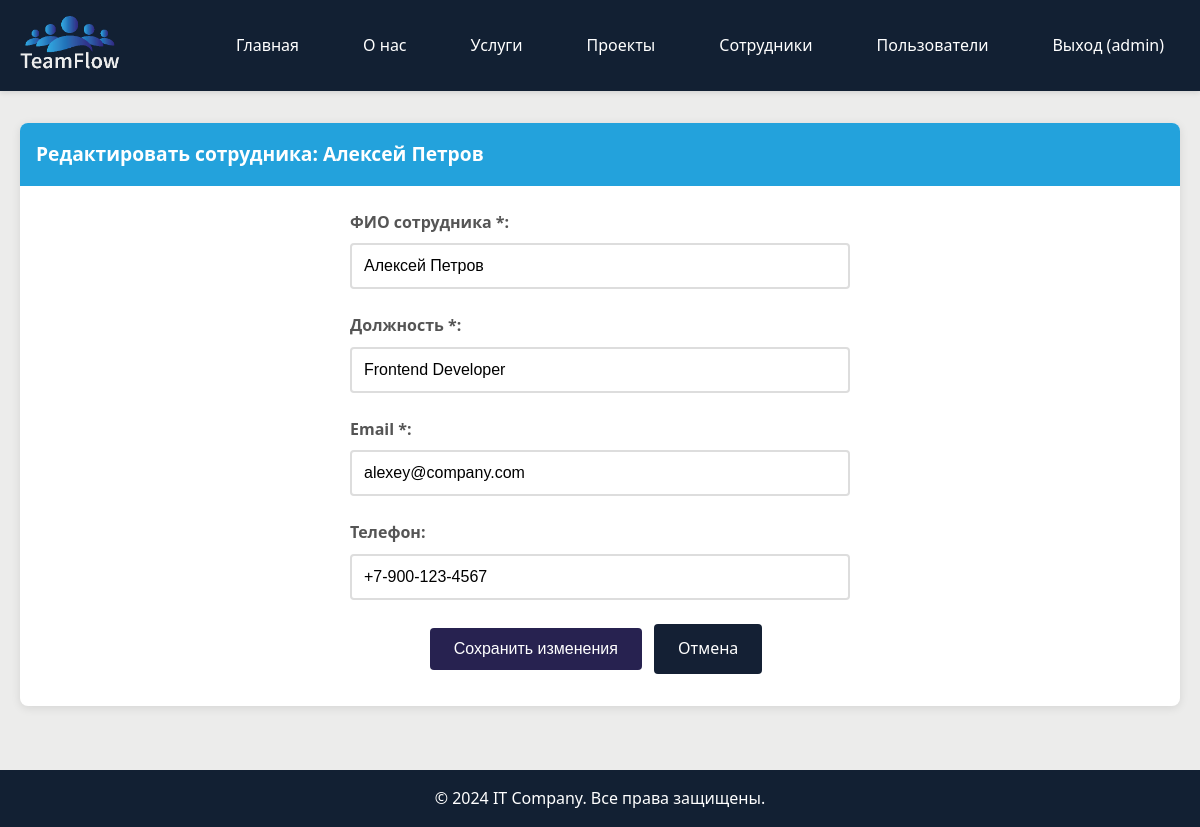
/edit_employee.php?id=1 (signed in), run on the app's committed database.
### tables this page shows
CREATE TABLE employees (
    id INT AUTO_INCREMENT PRIMARY KEY,
    user_id INT NOT NULL,
    name VARCHAR(100) NOT NULL,
    position VARCHAR(100) NOT NULL,
    email VARCHAR(100) NOT NULL,
    phone VARCHAR(20),
    created_at TIMESTAMP DEFAULT CURRENT_TIMESTAMP,
    FOREIGN KEY (user_id) REFERENCES users(id) ON DELETE CASCADE
);

### config.php (called while the page is built, shortened)
<?php
function isAdmin() {
    return isset($_SESSION['role']) && $_SESSION['role'] === 'admin';
}
function escape($string) {
    return htmlspecialchars($string, ENT_QUOTES, 'UTF-8');
}
?>

### edit_employee.php (the view, shortened to what this page needs)
<?php
require_once 'config.php';
$employee_id = (int)($_GET['id'] ?? 0);
if (isAdmin()) {
    $stmt = $pdo->prepare("SELECT * FROM employees WHERE id = ?");
    $stmt->execute([$employee_id]);
} else {
    $stmt = $pdo->prepare("SELECT * FROM employees WHERE id = ? AND user_id = ?");
    $stmt->execute([$employee_id, $_SESSION['user_id']]);
}
$employee = $stmt->fetch();
?>
<!DOCTYPE html>
<html lang="ru">
<head>
    <link rel="stylesheet" href="styles.css">
</head>
<body>
    <header class="header">
        <div class="container">
            <div class="header__container">
                <img src="logo.png" width="100" height="auto" alt="Логотип сайта">
                <nav class="header__nav">
                    <a href="index.php" class="header__link">Главная</a>
                    <a href="about.php" class="header__link">О нас</a>
                    <a href="services.php" class="header__link">Услуги</a>
                    <a href="projects.php" class="header__link">Проекты</a>
                    <a href="employees.php" class="header__link">Сотрудники</a>
                    <?php if (isAdmin()): ?>
                        <a href="admin_users.php" class="header__link">Пользователи</a>
                    <?php endif; ?>
                    <a href="logout.php" class="header__link">Выход (<?php echo escape($_SESSION['username']); ?>)</a>
                </nav>
            </div>
        </div>
    </header>
    <main class="main">
        <div class="container">
            <div class="card">
                <div class="card__header">
                    Редактировать сотрудника: <?php echo escape($employee['name']); ?>
                </div>
                <div class="card__body">
                    <form method="POST" class="form">
                        <div class="form__group">
                            <label for="name" class="form__label">ФИО сотрудника *:</label>
                            <input type="text" id="name" name="name" class="form__input"
                                   value="<?php echo escape($_POST['name'] ?? $employee['name']); ?>" required>
                        </div>
                        <div class="form__group">
                            <label for="position" class="form__label">Должность *:</label>
                            <input type="text" id="position" name="position" class="form__input"
                                   value="<?php echo escape($_POST['position'] ?? $employee['position']); ?>" required>
                        </div>
                        <div class="form__group">
                            <label for="email" class="form__label">Email *:</label>
                            <input type="email" id="email" name="email" class="form__input"
                                   value="<?php echo escape($_POST['email'] ?? $employee['email']); ?>" required>
                        </div>
                        <div class="form__group">
                            <label for="phone" class="form__label">Телефон:</label>
                            <input type="tel" id="phone" name="phone" class="form__input"
                                   value="<?php echo escape($_POST['phone'] ?? $employee['phone']); ?>"
                                   placeholder="+7-XXX-XXX-XXXX">
                        </div>
                        <div class="text-center">
                            <button type="submit" class="btn btn--success">Сохранить изменения</button>
                            <a href="employees.php" class="btn btn--secondary">Отмена</a>
                        </div>
                    </form>
                </div>
            </div>
        </div>
    </main>
    <footer class="footer">
        <div class="container">
            <p>&copy; 2024 IT Company. Все права защищены.</p>
        </div>
    </footer>
</body>
</html>

### styles.css (style rules this page uses)
* { margin: 0; padding: 0; box-sizing: border-box; }
body { font-family: 'Segoe UI', Tahoma, Geneva, Verdana, sans-serif; line-height: 1.6; color: #333; background-color: #ececeb; }
.container { max-width: 1200px; margin: 0 auto; padding: 0 20px; }
.header { background: #122033; color: white; padding: 1rem 0; box-shadow: 0 2px 5px rgba(0,0,0,0.1); }
.header__container { display: flex; justify-content: space-between; align-items: center; flex-wrap: wrap; }
.header__nav { display: flex; gap: 2rem; flex-wrap: wrap; }
.header__link { color: white; text-decoration: none; padding: 0.5rem 1rem; border-radius: 4px; transition: background-color 0.3s; }
.main { min-height: calc(100vh - 140px); padding: 2rem 0; }
.card { background: white; border-radius: 8px; box-shadow: 0 2px 10px rgba(0,0,0,0.1); margin-bottom: 2rem; overflow: hidden; }
.card__header { background: #23a2dc; color: white; padding: 1rem; font-size: 1.2rem; font-weight: bold; }
.card__body { padding: 1.5rem; }
.form { max-width: 500px; margin: 0 auto; }
.form__group { margin-bottom: 1.5rem; }
.form__label { display: block; margin-bottom: 0.5rem; font-weight: bold; color: #555; }
.form__input, .form__select, .form__textarea { width: 100%; padding: 0.75rem; border: 2px solid #ddd; border-radius: 4px; font-size: 1rem; transition: border-color 0.3s; }
.btn { display: inline-block; padding: 0.75rem 1.5rem; background: #2ca1db; color: white; text-decoration: none; border: none; border-radius: 4px; cursor: pointer; font-size: 1rem; transition: background-color 0.3s; margin-right: 0.5rem; margin-bottom: 0.5rem; }
.btn--success { background: #272250; }
.btn--secondary { background: #142034; }
.footer { background: #122033; color: white; text-align: center; padding: 1rem 0; margin-top: auto; }
.text-center { text-align: center; }

### data on the page
employees: name "Алексей Петров", position "Frontend Developer", email "alexey@company.com", phone "+7-900-123-4567"

### other printed values
$_SESSION['username'] "admin"
